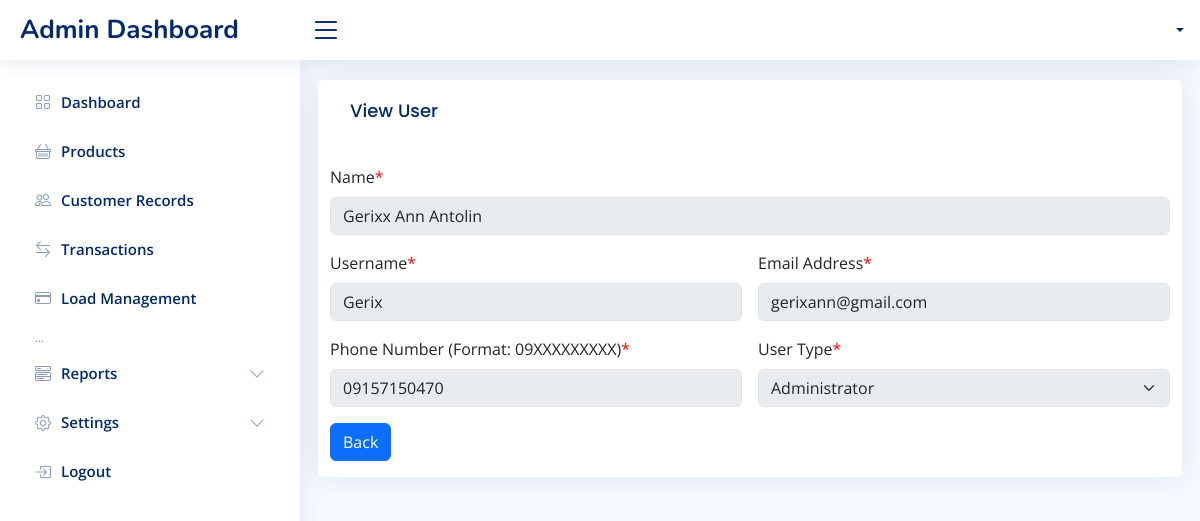
Page /settings/view_staff.php?id=1 on the committed database.
### tables this page shows
CREATE TABLE `users` (
  `id` int(11) NOT NULL AUTO_INCREMENT,
  `name` varchar(255) NOT NULL,
  `username` varchar(255) NOT NULL,
  `email` varchar(255) NOT NULL,
  `phone_number` varchar(20) NOT NULL,
  `user_type` varchar(255) NOT NULL,
  `password` varchar(255) NOT NULL,
  PRIMARY KEY (`id`)
);

### settings/view_staff.php (the view, shortened to what this page needs)
<?php
include "../db_conn.php";
if (isset($_GET['id'])) {
    $id = $_GET["id"];
    $sql = "SELECT * FROM users WHERE id='$id'";
    $result = $con->query($sql);
    if ($result->num_rows > 0) {
        $row = $result->fetch_assoc();
        $name = $row['name'];
        $username = $row['username'];
        $email = $row['email'];
        $phone_number = $row['phone_number'];
        $user_type = $row['user_type'];
    } else {
        echo "User not found.";
        exit;
    }
} else {
    echo "User ID is missing.";
    exit;
}
include '../includes/header.php';
include '../includes/navbar.php';
include '../includes/sidebar.php';
?>
<main id="main" class="main">
    <section class="section dashboard">
        <div class="row">
            <div class="card">
                <div class="card-body">
                    <h5 class="card-title">View User</h5>
                </div>
                <form class="row g-3 needs-validation" action="../php/signup.php" method="POST" novalidate>
                    <div class="col-md-12 position-relative">
                        <label class="form-label">Name<font color="red">*</font></label>
                        <input type="text" class="form-control" id="validationTooltip01" name="name" required autofocus="autofocus" value="<?php echo $name; ?>" disabled>
                    </div>
                    <div class="col-md-6 position-relative">
                        <label class="form-label">Username<font color="red">*</font></label>
                        <input type="text" class="form-control" id="validationTooltip01" name="username" required disabled value="<?php echo $username; ?>">
                    </div>
                    <div class="col-md-6 position-relative">
                        <label class="form-label">Email Address<font color="red">*</font></label>
                        <input type="email" class="form-control" id="validationTooltip01" name="email" required disabled value="<?php echo $email; ?>">
                    </div>
                    <div class="col-md-6 position-relative">
                        <label class="form-label">Phone Number (Format: 09XXXXXXXXX)<font color="red">*</font></label>
                        <input type="text" class="form-control" id="validationTooltip01" name="phone_number" maxlength="11" required disabled value="<?php echo $phone_number; ?>">
                    </div>
                    <div class="col-md-6 position-relative">
                        <label class="form-label">User Type<font color="red">*</font></label>
                        <div class="col-sm-12">
                            <select class="form-select" aria-label="Default select example" name="user_type" id="validationTooltip03" required disabled>
                                <option value="Admin" <?php echo ($user_type == 'Admin') ? 'selected' : ''; ?>>Administrator</option>
                            </select>
                        </div>
                    </div>
                    <div class="col-12">
                        <button type="reset" class="btn btn-primary mb-3" onclick="history.back()">Back</button>
                    </div>
                </form>
            </div>
        </div>
    </section>
</main>
<?php include '../includes/footer.php'; ?>

### assets/css/style.css (style rules this page uses)
:root { scroll-behavior: smooth; }
body { font-family: "Open Sans", sans-serif; background: #f6f9ff; color: #444444; }
h1, h2, h3, h4, h5, h6 { font-family: "Nunito", sans-serif; }
#main { margin-top: 60px; padding: 20px 30px; transition: all 0.3s; }
.card { margin-bottom: 30px; border: none; border-radius: 5px; box-shadow: 0px 0 30px rgba(1, 41, 112, 0.1); }
.card-title { padding: 20px 0 15px 0; font-size: 18px; font-weight: 500; color: #012970; font-family: "Poppins", sans-serif; }
.card-body { padding: 0 20px 20px 20px; }
@media (min-width: 1200px) { #main, #footer { margin-left: 300px; } }

### rows in the picture
users: name "Gerixx Ann Antolin", username "Gerix", email "gerixann@gmail.com", phone_number "09157150470", user_type "Administrator"
